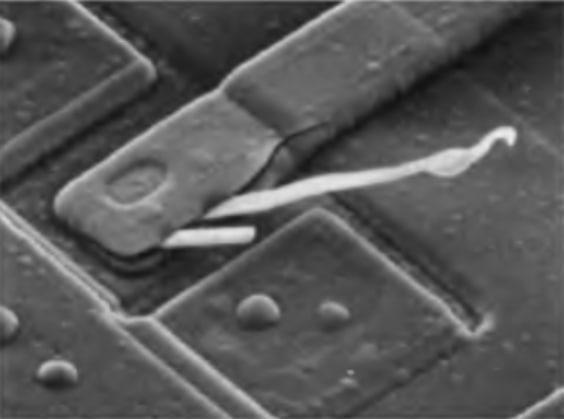
#> input picture frequency_filtering/detail.jpg, 564 x 419 px
$ jupyter execute lab5.ipynb
#> lines starting #> are read from the running program, lines starting #| are printed output that depends on the picture; after the words box and inside, x2 and y2 are one past the last pixel; in counts of white or black regions, pixels touching at a corner belong together
### frequency_filtering/utils.py
import numpy as np
from PIL import Image
import matplotlib.pyplot as plt
import cv2

def make_spectrum(img):
    f = np.fft.fft2(img)
    fshift = np.fft.fftshift(f)
    return 20*np.log(np.abs(fshift))

def to_fourier(img):
    dft=cv2.dft(np.float32(img),flags=cv2.DFT_COMPLEX_OUTPUT)
    return np.fft.fftshift(dft) # преобразование Фурье


def perfect_filter_blur(img, const):
    rows, cols = img.shape #row column
    crow, ccol = int(rows / 2), int(cols / 2) #center
    mask = np.zeros((rows, cols, 2), np.int8) # Создать маску, 2 канала, 256 бит
    mask[crow-const: crow + const, ccol-const: ccol + const] = 1

    md= to_fourier(img) * mask
    ishift=np.fft.ifftshift(md)
    io=cv2.idft(ishift)
    return mask[:,:,0], cv2.magnitude(io[:,:, 0], io[:,:, 1]) # Обратное преобразование Фурье

def perfect_filter_sharpness(img, const):
    rows, cols = img.shape #row column
    crow, ccol = int(rows / 2), int(cols / 2) #center
    mask = np.ones((rows, cols, 2), np.int8) # Создать маску, 2 канала, 256 бит
    mask[crow-const: crow + const, ccol-const: ccol + const] = 0

    md= to_fourier(img) * mask
    ishift=np.fft.ifftshift(md)
    io=cv2.idft(ishift)
    return mask[:,:,0], cv2.magnitude(io[:,:, 0], io[:,:, 1]) # Обратное преобразование Фурье

def butterworth_filter_blur(img, const, n):
    rows, cols = img.shape #row column
    crow, ccol = int(rows / 2), int(cols / 2) #center
    mask1 = [[(abs(ccol - v)**2 + abs(crow - u)**2)**0.5 for v in range(cols)] for u in range(rows)]
    mask = np.ones((rows, cols, 2))
    mask[:,:,0], mask[:,:,1] = mask1, mask1
    mask = 1. / (1 + (mask / const)**(2*n))

    md= to_fourier(img) * mask
    ishift=np.fft.ifftshift(md)
    io=cv2.idft(ishift)
    return mask[:,:,0], cv2.magnitude(io[:,:, 0], io[:,:, 1]) # Обратное преобразование Фурье


def butterworth_filter_sharpness(img, const, n):
    rows, cols = img.shape #row column
    crow, ccol = int(rows / 2), int(cols / 2) #center
    mask1 = [[(abs(ccol - v)**2 + abs(crow - u)**2)**0.5 for v in range(cols)] for u in range(rows)]
    mask = np.ones((rows, cols, 2))
    mask[:,:,0], mask[:,:,1] = mask1, mask1
    mask = 1. / (1 + (const / mask)**(2*n))

    md= to_fourier(img) * mask
    ishift=np.fft.ifftshift(md)
    io=cv2.idft(ishift)
    return mask[:,:,0], cv2.magnitude(io[:,:, 0], io[:,:, 1]) # Обратное преобразование Фурье


def gaussian_filter_blur(img, const):
    rows, cols = img.shape #row column
    crow, ccol = int(rows / 2), int(cols / 2) #center
    mask1 = [[(abs(ccol - v)**2 + abs(crow - u)**2)**0.5 for v in range(cols)] for u in range(rows)]
    mask = np.ones((rows, cols, 2))
    mask[:,:,0], mask[:,:,1] = mask1, mask1
    mask = np.exp((-mask**2) / (2*const*const))

    md= to_fourier(img) * mask
    ishift=np.fft.ifftshift(md)
    io=cv2.idft(ishift)
    return mask[:,:,0], cv2.magnitude(io[:,:, 0], io[:,:, 1]) # Обратное преобразование Фурье

def gaussian_filter_sharpness(img, const):
    rows, cols = img.shape #row column
    crow, ccol = int(rows / 2), int(cols / 2) #center
    mask1 = [[(abs(ccol - v)**2 + abs(crow - u)**2)**0.5 for v in range(cols)] for u in range(rows)]
    mask = np.ones((rows, cols, 2))
    mask[:,:,0], mask[:,:,1] = mask1, mask1
    mask = 1. - np.exp((-mask**2) / (2*const*const))

    md= to_fourier(img) * mask
    ishift=np.fft.ifftshift(md)
    io=cv2.idft(ishift)
    return mask[:,:,0], cv2.magnitude(io[:,:, 0], io[:,:, 1]) # Обратное преобразование Фурье

### frequency_filtering/lab5.ipynb
[cell 1]
import cv2
import matplotlib.pyplot as plt
import numpy as np
from utils import *

[cell 2]
img = cv2.imread('detail.jpg', 0)
#> img is the input picture: shape (419, 564); min 15, max 238, mean 87.3

[cell 3]
plt.figure(figsize=(20, 20))
plt.subplot(121),plt.imshow(img, cmap = 'gray')
plt.title('Input Image'), plt.xticks([]), plt.yticks([])
plt.subplot(122),plt.imshow(make_spectrum(img), cmap = 'gray')
plt.title('Magnitude Spectrum'), plt.xticks([]), plt.yticks([])
plt.show()
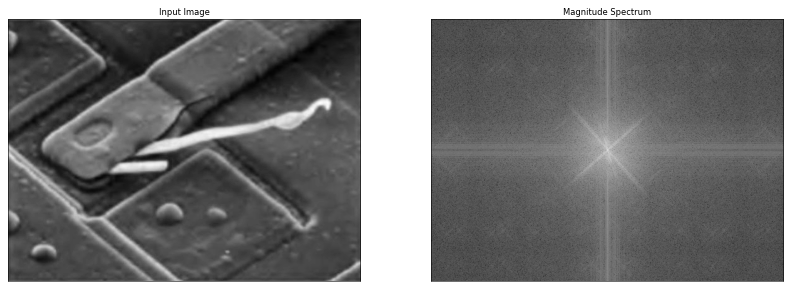
#> figure drawn by matplotlib, 2 panels

## Идеальный фильтр

[cell 4]
m, im = perfect_filter_blur(img, 15)
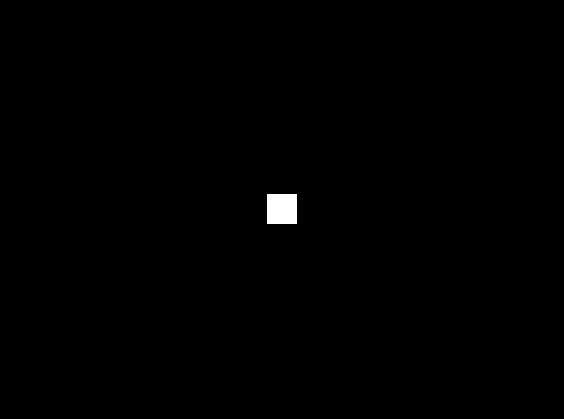
#> m: shape (419, 564) int8; values 0 (black) and 1 (white), 0.38% white; 1 white region, box (x1, y1, x2, y2) and area: (267, 194, 297, 224) 900
plt.figure(figsize=(20, 20))
plt.subplot(141),plt.imshow(img, cmap = 'gray')
plt.title('Input Image'), plt.xticks([]), plt.yticks([])
plt.subplot(142),plt.imshow(im, cmap = 'gray')
plt.title('Perfect blur'), plt.xticks([]), plt.yticks([])
plt.subplot(143),plt.imshow(m, cmap = 'gray')
plt.title('Filter'), plt.xticks([]), plt.yticks([])
plt.subplot(144),plt.imshow(make_spectrum(im), cmap = 'gray')
#> in make_spectrum (call 2), `return 20*np.log(np.abs(fshift))`:
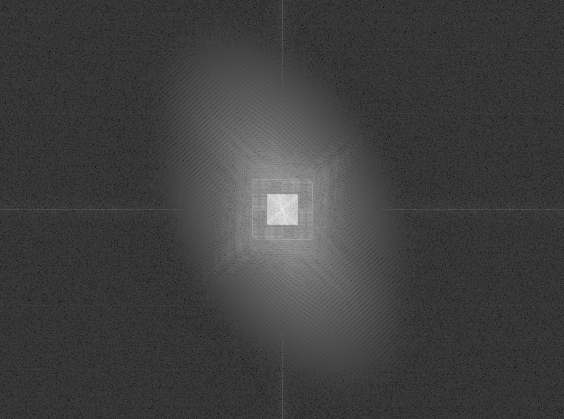
#> returned value: shape (419, 564) float64; min 14.15, max 584.3, mean 156.4; drawn with min black and max white
plt.title('Magnitude Spectrum'), plt.xticks([]), plt.yticks([])
plt.show()

[cell 5]
m, im = perfect_filter_sharpness(img, 10)
#> m: shape (419, 564) int8; values 0 (black) and 1 (white), 99.8% white; 1 black region, box (x1, y1, x2, y2) and area: (272, 199, 292, 219) 400
plt.figure(figsize=(20, 20))
plt.subplot(141),plt.imshow(img, cmap = 'gray')
plt.title('Input Image'), plt.xticks([]), plt.yticks([])
plt.subplot(142),plt.imshow(im, cmap = 'gray')
plt.title('Perfect sharpness'), plt.xticks([]), plt.yticks([])
plt.subplot(143),plt.imshow(m, cmap = 'gray')
plt.title('Filter'), plt.xticks([]), plt.yticks([])
plt.subplot(144),plt.imshow(make_spectrum(im), cmap = 'gray')
plt.title('Magnitude Spectrum'), plt.xticks([]), plt.yticks([])
plt.show()

## Фильтр Батерворта

[cell 6]
m, im = butterworth_filter_blur(img, 30, 3)
plt.figure(figsize=(20, 20))
plt.subplot(141),plt.imshow(img, cmap = 'gray')
plt.title('Input Image'), plt.xticks([]), plt.yticks([])
plt.subplot(142),plt.imshow(im, cmap = 'gray')
plt.title('Butterworth blur'), plt.xticks([]), plt.yticks([])
plt.subplot(143),plt.imshow(m, cmap = 'gray')
plt.title('Filter'), plt.xticks([]), plt.yticks([])
plt.subplot(144),plt.imshow(make_spectrum(im), cmap = 'gray')
#> in make_spectrum (call 4), `return 20*np.log(np.abs(fshift))`:
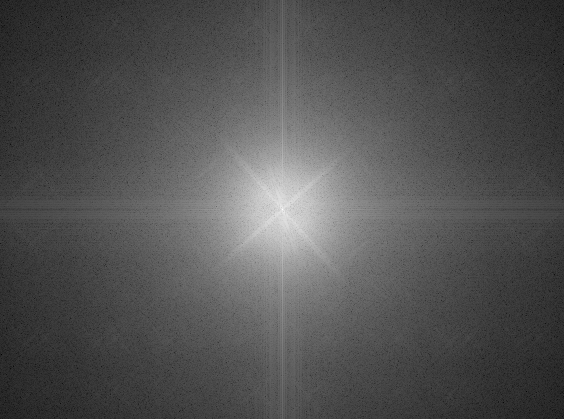
#> returned value: shape (419, 564) float64; min -44.41, max 584.3, mean 157.8; drawn with min black and max white
plt.title('Magnitude Spectrum'), plt.xticks([]), plt.yticks([])
plt.show()

[cell 7]
m, im = butterworth_filter_sharpness(img, 20, 3)
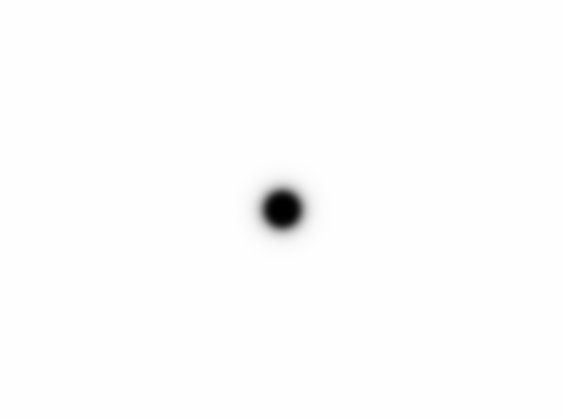
#> m: shape (419, 564) float64; min 0, max 1, mean 0.994
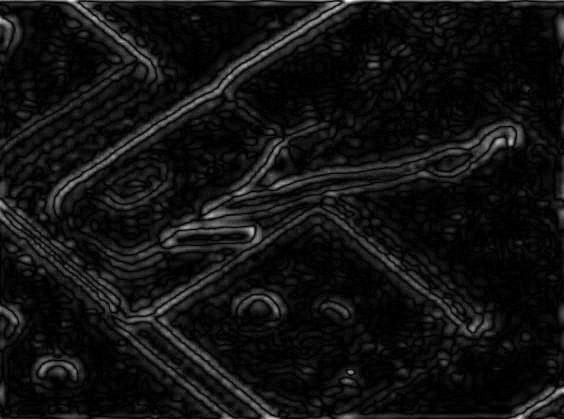
#> im: shape (419, 564) float64; min 5.06, max 21546661.7, mean 1553412.5; drawn with min black and max white
plt.figure(figsize=(20, 20))
plt.subplot(141),plt.imshow(img, cmap = 'gray')
plt.title('Input Image'), plt.xticks([]), plt.yticks([])
plt.subplot(142),plt.imshow(im, cmap = 'gray')
plt.title('Butterworth sharpness'), plt.xticks([]), plt.yticks([])
plt.subplot(143),plt.imshow(m, cmap = 'gray')
plt.title('Filter'), plt.xticks([]), plt.yticks([])
plt.subplot(144),plt.imshow(make_spectrum(im), cmap = 'gray')
plt.title('Magnitude Spectrum'), plt.xticks([]), plt.yticks([])
plt.show()

## Гауссиан

[cell 8]
m, im = gaussian_filter_blur(img, 30)
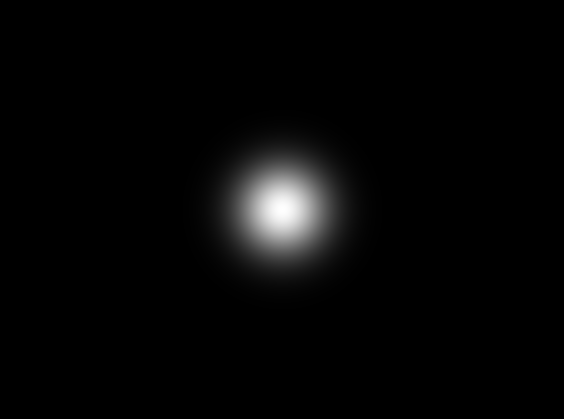
#> m: shape (419, 564) float64; min 1.88e-30, max 1, mean 0.0239
plt.figure(figsize=(20, 20))
plt.subplot(141),plt.imshow(img, cmap = 'gray')
plt.title('Input Image'), plt.xticks([]), plt.yticks([])
plt.subplot(142),plt.imshow(im, cmap = 'gray')
plt.title('Gaussian blur'), plt.xticks([]), plt.yticks([])
plt.subplot(143),plt.imshow(m, cmap = 'gray')
plt.title('Filter'), plt.xticks([]), plt.yticks([])
plt.subplot(144),plt.imshow(make_spectrum(im), cmap = 'gray')
#> in make_spectrum (call 6), `return 20*np.log(np.abs(fshift))`:
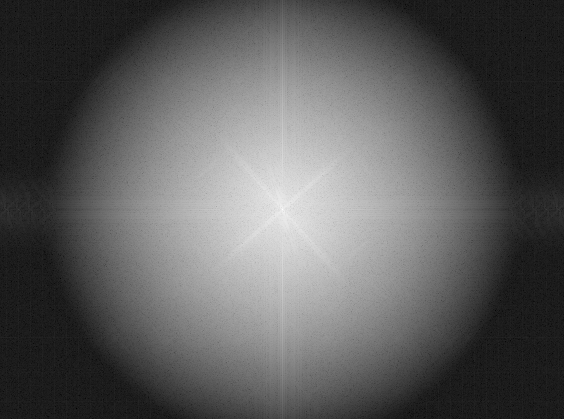
#> returned value: shape (419, 564) float64; min -369.9, max 584.3, mean -22.8; drawn with min black and max white
plt.title('Magnitude Spectrum'), plt.xticks([]), plt.yticks([])
plt.show()

[cell 9]
m, im = gaussian_filter_sharpness(img, 10)
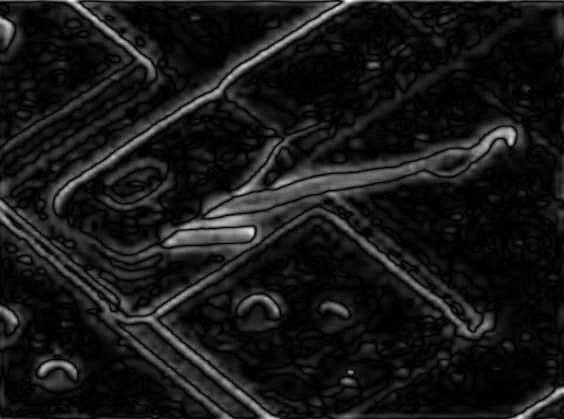
#> im: shape (419, 564) float64; min 4.89, max 24689267.7, mean 2358229.8; drawn with min black and max white
plt.figure(figsize=(20, 20))
plt.subplot(141),plt.imshow(img, cmap = 'gray')
plt.title('Input Image'), plt.xticks([]), plt.yticks([])
plt.subplot(142),plt.imshow(im, cmap = 'gray')
plt.title('Gaussian sharpness'), plt.xticks([]), plt.yticks([])
plt.subplot(143),plt.imshow(m, cmap = 'gray')
plt.title('Filter'), plt.xticks([]), plt.yticks([])
plt.subplot(144),plt.imshow(make_spectrum(im), cmap = 'gray')
#> in make_spectrum (call 7), `return 20*np.log(np.abs(fshift))`:
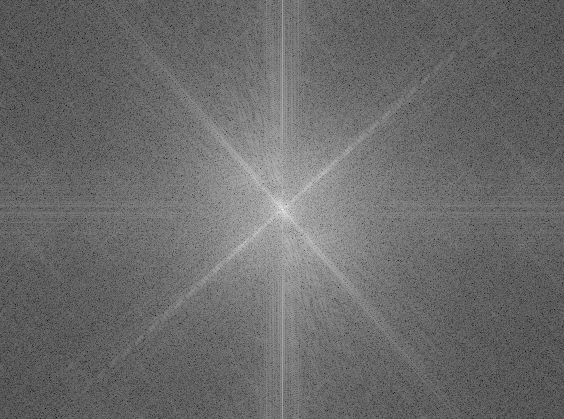
#> returned value: shape (419, 564) float64; min 253.8, max 540.9, mean 374; drawn with min black and max white
plt.title('Magnitude Spectrum'), plt.xticks([]), plt.yticks([])
plt.show()
